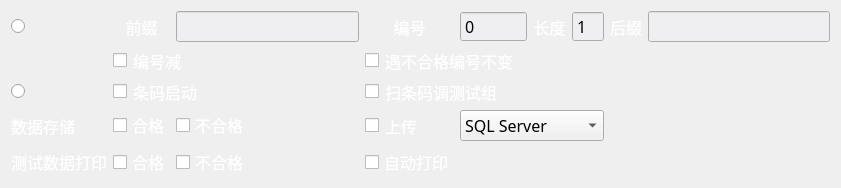
  <widget class="QWidget" name="layoutWidget_4">
   <property name="geometry">
    <rect>
     <x>10</x>
     <y>50</y>
     <width>841</width>
     <height>151</height>
    </rect>
   </property>
   <layout class="QGridLayout" name="gridLayout_5">
    <item row="4" column="2">
     <widget class="QCheckBox" name="checkBox_12">
      <property name="font">
       <font>
        <family>微软雅黑</family>
        <pointsize>12</pointsize>
       </font>
      </property>
      <property name="styleSheet">
       <string notr="true">color: rgb(255, 255, 255);</string>
      </property>
      <property name="text">
       <string>不合格</string>
      </property>
     </widget>
    </item>
    <item row="0" column="0">
     <widget class="QRadioButton" name="radioButton_3">
      <property name="font">
       <font>
        <family>微软雅黑</family>
        <pointsize>12</pointsize>
       </font>
      </property>
      <property name="styleSheet">
       <string notr="true">color: rgb(239, 239, 241);
border:0px;</string>
      </property>
      <property name="text">
       <string>自动编码</string>
      </property>
     </widget>
    </item>
    <item row="1" column="1" colspan="2">
     <widget class="QCheckBox" name="checkBox_4">
      <property name="font">
       <font>
        <family>微软雅黑</family>
        <pointsize>12</pointsize>
       </font>
      </property>
      <property name="styleSheet">
       <string notr="true">color: rgb(255, 255, 255);
border:0px;</string>
      </property>
      <property name="text">
       <string>编号减</string>
      </property>
     </widget>
    </item>
    <item row="0" column="5">
     <widget class="QLabel" name="label_8">
      <property name="font">
       <font>
        <family>微软雅黑</family>
        <pointsize>12</pointsize>
       </font>
      </property>
      <property name="styleSheet">
       <string notr="true">color: rgb(255, 255, 255);
border:0px;</string>
      </property>
      <property name="text">
       <string>长度</string>
      </property>
      <property name="alignment">
       <set>Qt::AlignCenter</set>
      </property>
     </widget>
    </item>
    <item row="0" column="2">
     <widget class="QLineEdit" name="lineEdit_2">
      <property name="font">
       <font>
        <family>微软雅黑</family>
        <pointsize>12</pointsize>
       </font>
      </property>
      <property name="styleSheet">
       <string notr="true">background-color: rgb(239, 239, 241);</string>
      </property>
      <property name="placeholderText">
       <string/>
      </property>
     </widget>
    </item>
    <item row="0" column="3">
     <widget class="QLabel" name="label_7">
      <property name="font">
       <font>
        <family>微软雅黑</family>
        <pointsize>12</pointsize>
       </font>
      </property>
      <property name="styleSheet">
       <string notr="true">color: rgb(255, 255, 255);
border:0px;</string>
      </property>
      <property name="text">
       <string>编号</string>
      </property>
      <property name="alignment">
       <set>Qt::AlignCenter</set>
      </property>
     </widget>
    </item>
    <item row="3" column="3">
     <widget class="QCheckBox" name="checkBox_10">
      <property name="font">
       <font>
        <family>微软雅黑</family>
        <pointsize>12</pointsize>
       </font>
      </property>
      <property name="styleSheet">
       <string notr="true">color: rgb(255, 255, 255);
border:0px;</string>
      </property>
      <property name="text">
       <string>上传</string>
      </property>
     </widget>
    </item>
    <item row="0" column="8">
     <widget class="QLineEdit" name="lineEdit_5">
      <property name="font">
       <font>
        <family>微软雅黑</family>
        <pointsize>12</pointsize>
       </font>
      </property>
      <property name="styleSheet">
       <string notr="true">background-color: rgb(239, 239, 241);</string>
      </property>
      <property name="placeholderText">
       <string/>
      </property>
     </widget>
    </item>
    <item row="0" column="1">
     <widget class="QLabel" name="label_2">
      <property name="font">
       <font>
        <family>微软雅黑</family>
        <pointsize>12</pointsize>
       </font>
      </property>
      <property name="styleSheet">
       <string notr="true">color: rgb(255, 255, 255);
border:0px;</string>
      </property>
      <property name="text">
       <string>前缀</string>
      </property>
      <property name="alignment">
       <set>Qt::AlignCenter</set>
      </property>
     </widget>
    </item>
    <item row="2" column="1" colspan="2">
     <widget class="QCheckBox" name="checkBox_8">
      <property name="font">
       <font>
        <family>微软雅黑</family>
        <pointsize>12</pointsize>
       </font>
      </property>
      <property name="styleSheet">
       <string notr="true">color: rgb(255, 255, 255);
border:0px;</string>
      </property>
      <property name="text">
       <string>条码启动</string>
      </property>
     </widget>
    </item>
    <item row="1" column="3" colspan="6">
     <widget class="QCheckBox" name="checkBox_9">
      <property name="font">
       <font>
        <family>微软雅黑</family>
        <pointsize>12</pointsize>
       </font>
      </property>
      <property name="styleSheet">
       <string notr="true">color: rgb(255, 255, 255);
border:0px;</string>
      </property>
      <property name="text">
       <string>遇不合格编号不变</string>
      </property>
     </widget>
    </item>
    <item row="4" column="1">
     <widget class="QCheckBox" name="checkBox_11">
      <property name="font">
       <font>
        <family>微软雅黑</family>
        <pointsize>12</pointsize>
       </font>
      </property>
      <property name="styleSheet">
       <string notr="true">color: rgb(255, 255, 255);</string>
      </property>
      <property name="text">
       <string>合格</string>
      </property>
     </widget>
    </item>
    <item row="3" column="0">
     <widget class="QLabel" name="label_3">
      <property name="font">
       <font>
        <family>微软雅黑</family>
        <pointsize>12</pointsize>
       </font>
      </property>
      <property name="styleSheet">
       <string notr="true">color: rgb(255, 255, 255);</string>
      </property>
      <property name="text">
       <string>数据存储</string>
      </property>
      <property name="alignment">
       <set>Qt::AlignLeading|Qt::AlignLeft|Qt::AlignVCenter</set>
      </property>
     </widget>
    </item>
    <item row="3" column="2">
     <widget class="QCheckBox" name="checkBox_7">
      <property name="font">
       <font>
        <family>微软雅黑</family>
        <pointsize>12</pointsize>
       </font>
      </property>
      <property name="styleSheet">
       <string notr="true">color: rgb(255, 255, 255);</string>
      </property>
      <property name="text">
       <string>不合格</string>
      </property>
     </widget>
    </item>
    <item row="4" column="3">
     <widget class="QCheckBox" name="checkBox_13">
      <property name="font">
       <font>
        <family>微软雅黑</family>
        <pointsize>12</pointsize>
       </font>
      </property>
      <property name="styleSheet">
       <string notr="true">color: rgb(255, 255, 255);</string>
      </property>
      <property name="text">
       <string>自动打印</string>
      </property>
     </widget>
    </item>
    <item row="2" column="0">
     <widget class="QRadioButton" name="radioButton_4">
      <property name="font">
       <font>
        <family>微软雅黑</family>
        <pointsize>12</pointsize>
       </font>
      </property>
      <property name="styleSheet">
       <string notr="true">color: rgb(239, 239, 241);
border:0px;</string>
      </property>
      <property name="text">
       <string>条码输入</string>
      </property>
     </widget>
    </item>
    <item row="3" column="1">
     <widget class="QCheckBox" name="checkBox_5">
      <property name="font">
       <font>
        <family>微软雅黑</family>
        <pointsize>12</pointsize>
       </font>
      </property>
      <property name="styleSheet">
       <string notr="true">color: rgb(255, 255, 255);</string>
      </property>
      <property name="text">
       <string>合格</string>
      </property>
     </widget>
    </item>
    <item row="0" column="6">
     <widget class="QSpinBox" name="spinBox_4">
      <property name="font">
       <font>
        <family>微软雅黑</family>
        <pointsize>12</pointsize>
       </font>
      </property>
      <property name="styleSheet">
       <string notr="true">background-color: rgb(239, 239, 241);</string>
      </property>
      <property name="wrapping">
       <bool>false</bool>
      </property>
      <property name="frame">
       <bool>true</bool>
      </property>
      <property name="buttonSymbols">
       <enum>QAbstractSpinBox::NoButtons</enum>
      </property>
      <property name="minimum">
       <number>1</number>
      </property>
      <property name="maximum">
       <number>9</number>
      </property>
     </widget>
    </item>
    <item row="0" column="7">
     <widget class="QLabel" name="label_6">
      <property name="font">
       <font>
        <family>微软雅黑</family>
        <pointsize>12</pointsize>
       </font>
      </property>
      <property name="styleSheet">
       <string notr="true">color: rgb(255, 255, 255);
border:0px;</string>
      </property>
      <property name="text">
       <string>后缀</string>
      </property>
      <property name="alignment">
       <set>Qt::AlignCenter</set>
      </property>
     </widget>
    </item>
    <item row="4" column="0">
     <widget class="QLabel" name="label_9">
      <property name="font">
       <font>
        <family>微软雅黑</family>
        <pointsize>12</pointsize>
       </font>
      </property>
      <property name="styleSheet">
       <string notr="true">color: rgb(255, 255, 255);</string>
      </property>
      <property name="text">
       <string>测试数据打印</string>
      </property>
      <property name="alignment">
       <set>Qt::AlignLeading|Qt::AlignLeft|Qt::AlignVCenter</set>
      </property>
     </widget>
    </item>
    <item row="2" column="3" colspan="6">
     <widget class="QCheckBox" name="checkBox_6">
      <property name="font">
       <font>
        <family>微软雅黑</family>
        <pointsize>12</pointsize>
       </font>
      </property>
      <property name="styleSheet">
       <string notr="true">color: rgb(255, 255, 255);
border:0px;</string>
      </property>
      <property name="text">
       <string>扫条码调测试组</string>
      </property>
     </widget>
    </item>
    <item row="0" column="4">
     <widget class="QSpinBox" name="spinBox_2">
      <property name="font">
       <font>
        <family>微软雅黑</family>
        <pointsize>12</pointsize>
       </font>
      </property>
      <property name="styleSheet">
       <string notr="true">background-color: rgb(239, 239, 241);</string>
      </property>
      <property name="buttonSymbols">
       <enum>QAbstractSpinBox::NoButtons</enum>
      </property>
      <property name="maximum">
       <number>999999999</number>
      </property>
     </widget>
    </item>
    <item row="3" column="4" colspan="3">
     <widget class="QComboBox" name="comboBox_7">
      <property name="font">
       <font>
        <family>微软雅黑</family>
        <pointsize>12</pointsize>
       </font>
      </property>
      <property name="styleSheet">
       <string notr="true">background-color: rgb(239, 239, 241);</string>
      </property>
      <property name="currentText">
       <string>SQL Server</string>
      </property>
      <item>
       <property name="text">
        <string>SQL Server</string>
       </property>
      </item>
      <item>
       <property name="text">
        <string>webService</string>
       </property>
      </item>
      <item>
       <property name="text">
        <string>SQL Server_AIP</string>
       </property>
      </item>
     </widget>
    </item>
   </layout>
  </widget>
